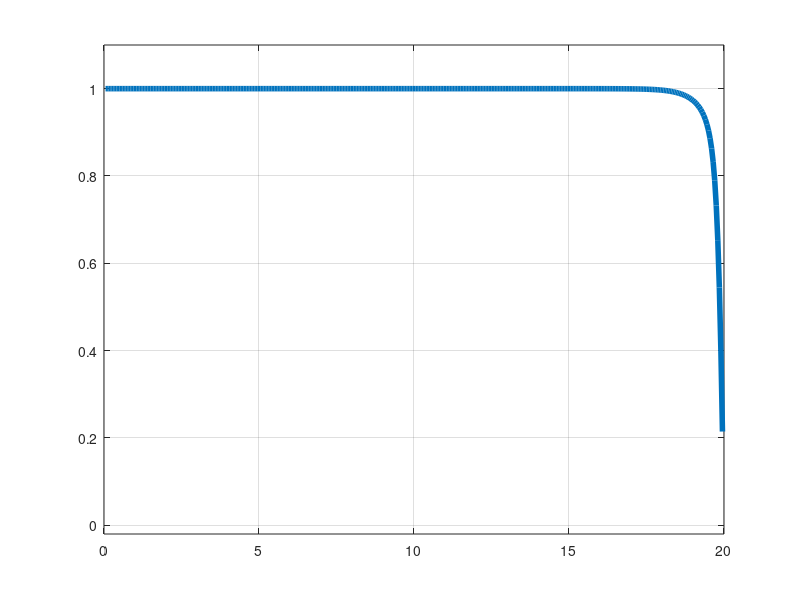

This chart was generated by the following MATLAB code:
% explicit solution of Fisher-KPP equation
% u_t = eps*u_xx + u - u^2,  u(0)=1, u(10)=0   (nonlinear).

% Grid and initial data:
eps = 0.01;
h = .05;
k = .4*h^2/eps;                 % try .4 -> .51
x = (0+h:h:20-h)';
%% initial data: wave front
%u = exp(-2*x);
u = exp(-2*x) + 0.9*(abs(x-3)<1);


% Set-up for plot:
figure(1); clf;
plt = plot(x, u, 'linewidth', 4);
axis([0 20 -.02 1.1]), grid
hold on;

% Sparse matrix for finite difference operation:
N = length(x);
a = -2/h^2;
b = 1/h^2;
main = a*sparse(ones(N,1));
off  = b*sparse(ones(N-1,1));
L = diag(main) + diag(off,1) + diag(off,-1);

% vector for boundary conditions
bc = b*[1; zeros(N-1,1)];


Tf = 42;
numsteps = ceil(Tf/k);
%k = Tf/numsteps
Tf = k*numsteps;

disp('press <enter> to start'); pause
% Time-stepping:
for n=1:numsteps
  t = n*k;
  unew = u + k*(  eps*(L*u + bc) + (u-u.^2)  );
  u = unew;
  set(plt, 'ydata', u)
  drawnow
  %pause
end



